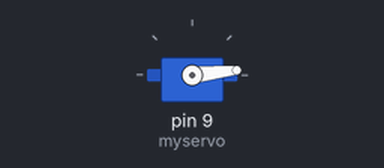
The sketch below on a simulated Arduino Uno, built with avr-gcc and run on an emulated ATmega328P. Shown: servo.

Above: at 0.05 s.
At 0.85 s:
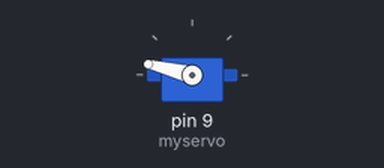
At 1.2 s:
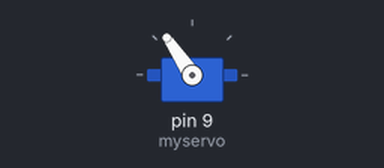
At 1.7 s:
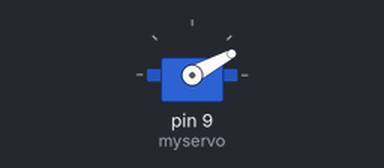
Timing chart, 0 to 4.2 s (numbered marks = the images above):
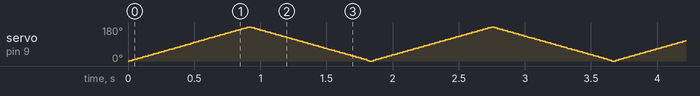

The sketch:

MicroServoMotor.ino
```cpp
// date: 5/26/2026
// MicroServo Motor by: ArZon

#include <Servo.h> //cool library btw

Servo myservo;  // create servo object to control a servo

int ang = 0;    // variable to store the servo angle/position

void setup() {
//  Serial.begin(9600); //initializes serial communication between the Arduino board and the computer at 9600 bits per second, this can be commented or uncommented, it doesn't really matter
  myservo.attach(9);  // make the servo object be attached to pin 9
}

void loop() {
  for (ang = 0; ang <= 180; ang += 2) { // goes from 0 degrees to 180 degrees in steps of 2 (can be changed)
    myservo.write(ang);              // servo goes to the degrees/angle/position of the variable 'ang'
    delay(10);                       // the time it takes (10 miliseconds by default)
  }
  for (ang = 180; ang >= 0; ang -= 2) { // goes from 180 degrees to 0 degrees in steps of 2 (can be changed)
    myservo.write(ang);              // servo goes to the degrees/angle/position of the variable 'ang'
    delay(10);                       // the time it takes (10 miliseconds by default)
  }

}

//code inspired from the elegoo super starter kit
```
